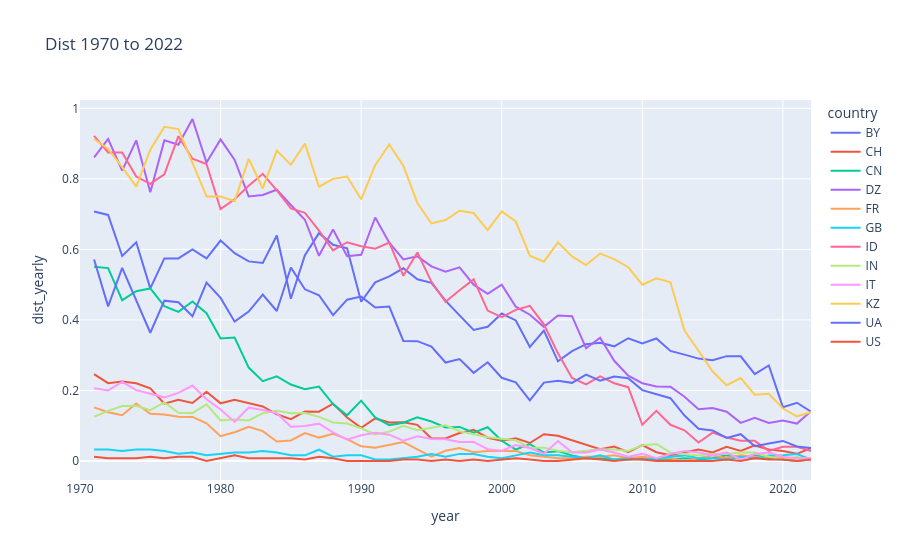

The cell this chart's notebook holds for it:
### Code cell
country_list = ["US", "CN", "ID", "IN", "GB", "FR", "IT", "UA", "DZ", "CH", "BY", "KZ"]
px.line(
    (
        df_dist_yearly
        .query("country in @country_list")
    ),
    x="year",
    y="dist_yearly",
    color="country",
    title=f"Dist {start_year} to {year}",
)
